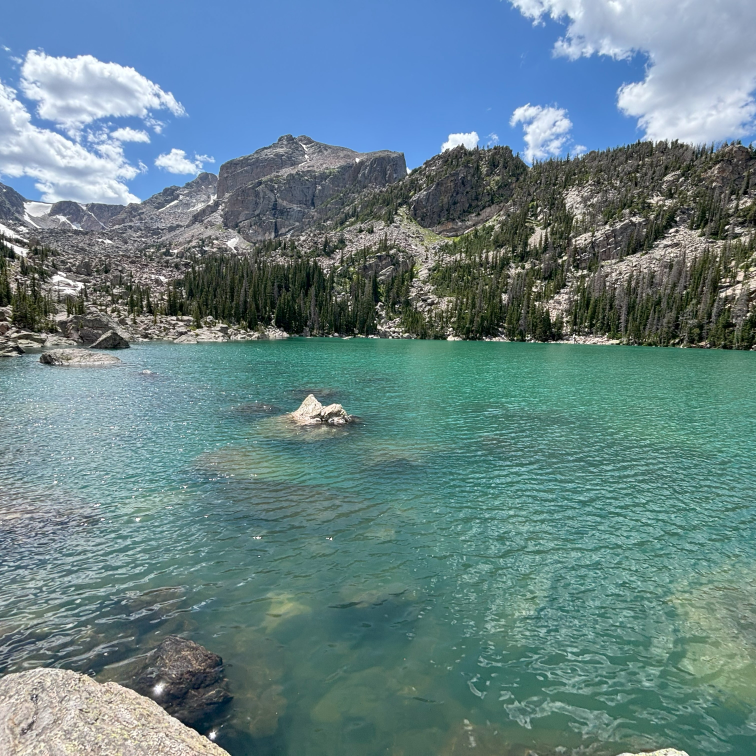
#> input picture photos/rockymountain/RM1.jpg, 3024 x 3024 px (shown at 1/4 size)
$ python build_photo_site.py
#> lines starting #> are read from the running program, lines starting #| are printed output that depends on the picture
"""Build the responsive photography index, gallery pages, and WebP assets.

Run from anywhere with:

    python tools/build_photo_site.py

The original photographs remain untouched. Browsing pages use responsive WebP
derivatives and load the original only as a fallback or when the lightbox opens.
"""

from __future__ import annotations

import argparse
import html
import json
import re
from pathlib import Path

from PIL import Image, ImageOps


ROOT = Path(__file__).resolve().parents[1]
PHOTOS_DIR = ROOT / "photos"
OPTIMIZED_DIR = PHOTOS_DIR / "optimized"
IMAGE_EXTENSIONS = {".jpg", ".jpeg", ".png"}
RESPONSIVE_WIDTHS = (640, 1440)

GALLERIES = (
    ("rockymountain", "Rocky Mountain", "RM1.jpg"),
    ("arches", "Arches", "ARCHES_SQ.jpg"),
    ("yellowstone", "Yellowstone", "Y_SQ.jpg"),
    ("grandteton", "Grand Teton", "GT_SQ.jpg"),
    ("sanddunes", "Great Sand Dunes", "SD_SQUARE.JPG"),
    ("grottos", "The Grottos", "GROTTOS_SQUARE.jpg"),
    ("canyonlands", "Canyonlands", "CL_SQUARE.JPG"),
    ("badlands", "Badlands", "BADLANDS_SQUARE3.JPG"),
    ("custer", "Custer State Park", "CUSTER_SQUARE2.JPG"),
    ("zion", "Zion", "ZION_SQUARE.jpg"),
    ("grandcanyon", "Grand Canyon", "GC_SQUARE.jpg"),
    ("yosemite", "Yosemite", "YSMT_SQUARE.JPG"),
    ("capitolreef", "Capitol Reef", "CR_SQUARE.jpg"),
    ("royalgorge", "Royal Gorge", "RG_SQUARE.JPG"),
    ("blackcanyon", "Black Canyon of the Gunnison", "BC_SQUARE.JPEG"),
    ("bluelakes", "Blue Lakes", "BL_SQUARE.JPEG"),
    ("bluesky", "Mount Blue Sky", "BS_SQUARE.JPEG"),
    ("maroonbells", "Maroon Bells", "MB_SQUARE.JPEG"),
    ("misccolorado", "Colorado Collection", "MC_SQUARE.JPEG"),
    ("stmarysglacier", "St. Mary's Glacier", "SMG_SQUARE.JPEG"),
)


def natural_key(path: Path) -> tuple[tuple[int, object], ...]:
    """Return a key that sorts 1, 1.5, 2, ... 10 in viewing order."""
    parts = re.split(r"(\d+(?:\.\d+)?)", path.stem.casefold())
    return tuple(
        (0, float(part)) if re.fullmatch(r"\d+(?:\.\d+)?", part) else (1, part)
        for part in parts
        if part
    )


def is_gallery_photo(path: Path) -> bool:
    return (
        path.is_file()
        and path.suffix.casefold() in IMAGE_EXTENSIONS
        and not re.search(r"(?:square|_sq)", path.stem, re.IGNORECASE)
    )


def webp_path(slug: str, source: Path, requested_width: int) -> Path:
    return OPTIMIZED_DIR / slug / f"{source.stem}-{requested_width}.webp"


def site_path(path: Path) -> str:
    return "/" + path.relative_to(ROOT).as_posix()


def prepare_image(image: Image.Image) -> Image.Image:
    image = ImageOps.exif_transpose(image)
    has_alpha = image.mode in {"RGBA", "LA"} or (
        image.mode == "P" and "transparency" in image.info
    )
    return image.convert("RGBA" if has_alpha else "RGB")


def build_image_record(slug: str, source: Path, write_images: bool) -> dict[str, object]:
#> called with slug = 'rockymountain', write_images = True
    with Image.open(source) as opened:
#> opened is the input picture: PIL image 3024x3024 RGB; mean R, G, B 102.6, 131.2, 135.8
        source_width, source_height = opened.size
#> source_width = 3024; source_height = 3024
        orientation = opened.getexif().get(274, 1)
#> orientation = 1
        if orientation in {5, 6, 7, 8}:
            source_width, source_height = source_height, source_width

        outputs = [webp_path(slug, source, width) for width in RESPONSIVE_WIDTHS]
        stale_outputs = [
            output
            for output in outputs
            if not output.exists() or output.stat().st_mtime < source.stat().st_mtime
        ]
        image = prepare_image(opened) if write_images and stale_outputs else None
#> in prepare_image, `has_alpha = image.mode in {"RGBA", "LA"} or ( image.mode == "P" and "t..`: has_alpha = False
        variants = []

        for requested_width, output in zip(RESPONSIVE_WIDTHS, outputs):
            output_width = min(source_width, requested_width)
            output_height = round(source_height * output_width / source_width)

            if image is not None and output in stale_outputs:
                output.parent.mkdir(parents=True, exist_ok=True)
                resized = image.copy()
                resized.thumbnail(
                    (requested_width, max(source_height, requested_width)),
                    Image.Resampling.LANCZOS,
                )
                resized.save(output, "WEBP", quality=82, method=4)

            variants.append({
                "src": site_path(output),
                "width": output_width,
                "height": output_height,
            })
#> this loop made 2 passes
#> pass 1, in build_image_record, `resized.save(output, "WEBP", quality=82, method=4)`:
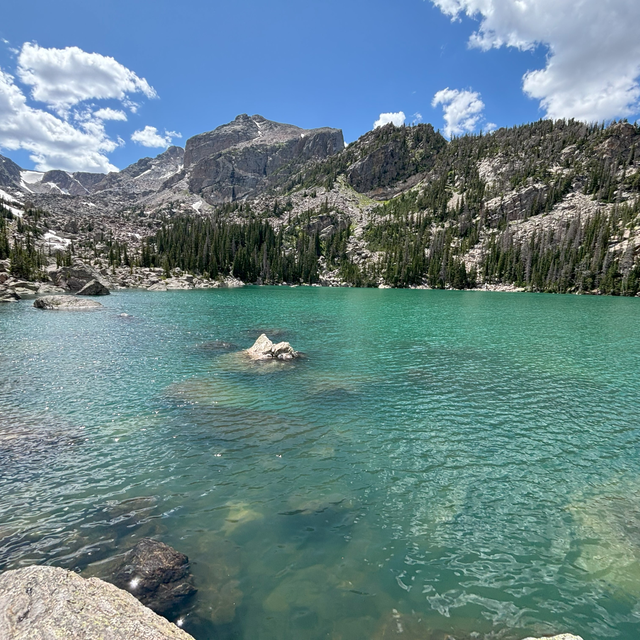
#> saved as RM1-640.webp: PIL image 640x640 RGB; mean R, G, B 102.7, 131.3, 135.9
#> after the loop, variants = 2 items

    # Avoid duplicate srcset descriptors for an unusually small source image.
    unique_variants = {variant["width"]: variant for variant in variants}
#> unique_variants = 2 items
    return {
        "src": site_path(source),
        "width": source_width,
        "height": source_height,
        "webp": list(unique_variants.values()),
    }


# [138 lines left out: functions render_picture, render_gallery_page, render_photo_index, not called in this run]


def build(write_images: bool) -> None:
    galleries = []
    processed_sources: dict[Path, dict[str, object]] = {}
    total_images = 0

    for slug, title, cover_name in GALLERIES:
        directory = PHOTOS_DIR / slug
        cover_source = directory / cover_name
        if not cover_source.exists():
            raise FileNotFoundError(f"Missing cover image: {cover_source}")

        sources = sorted((path for path in directory.iterdir() if is_gallery_photo(path)), key=natural_key)
        if not sources:
            raise RuntimeError(f"No gallery photographs found in {directory}")

        def record(source: Path) -> dict[str, object]:
            if source not in processed_sources:
                processed_sources[source] = build_image_record(slug, source, write_images)
            return processed_sources[source]

        photos = [record(source) for source in sources]
#> photos = 1 item
        cover = record(cover_source)
#> cover = 4 items
        total_images += len(photos)
#> total_images = 1
        galleries.append({
            "slug": slug,
            "title": title,
            "cover": cover,
            "photos": photos,
        })
        print(f"Prepared {title}: {len(photos)} photos")
#| Prepared Rocky Mountain: 1 photos
#> pass 2 of the loop in build, `for slug, title, cover_name in GALLERIES:`:
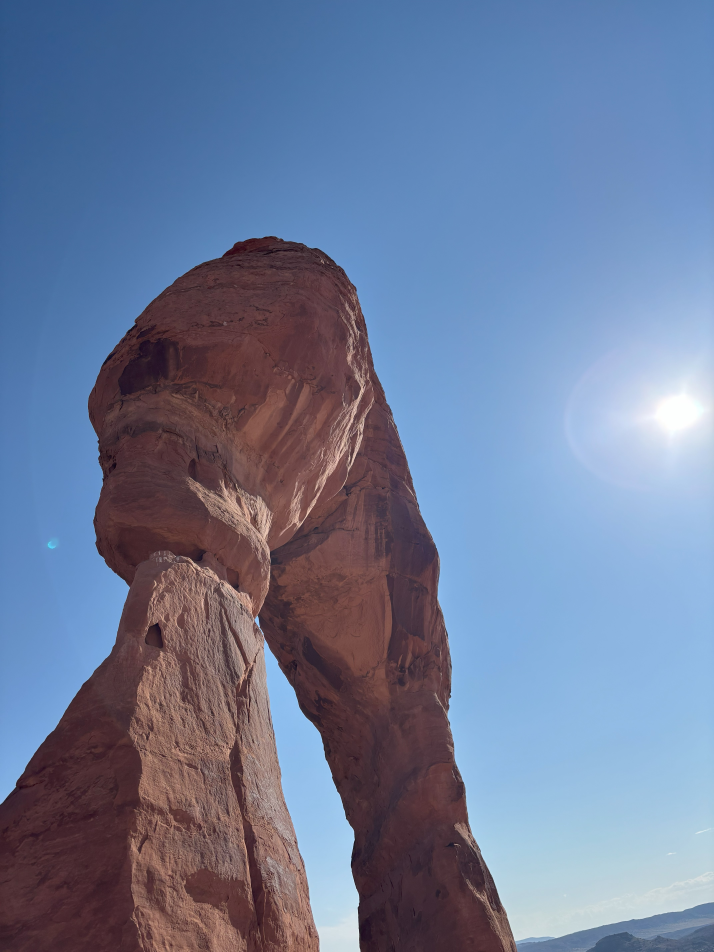
#> input picture photos/arches/ARCHES_2.jpg, 4284 x 5712 px (shown at 1/6 size)
#> in build_image_record, opened is the input picture: PIL image 4284x5712 RGB; mean R, G, B 109.1, 123.1, 153.3
#> stale_outputs = 2 items
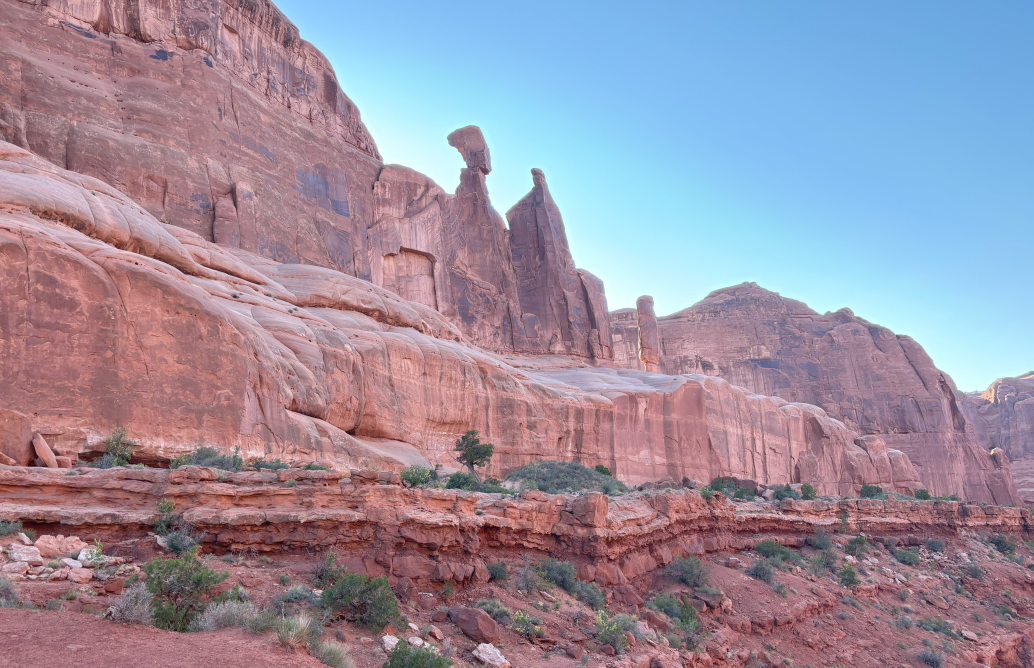
#> input picture photos/arches/ARCHES_5.jpg, 5168 x 3338 px (shown at 1/5 size)
#> in build_image_record, opened is the input picture: PIL image 5168x3338 RGB; mean R, G, B 154.4, 143.7, 160
#> photos = 3 items
#> the loop in build_image_record (call 5), `for requested_width, output in zip(RESPONSIVE_WIDTHS, outputs):` made 2 passes
#> pass 1, in build_image_record (call 5), `resized.save(output, "WEBP", quality=82, method=4)`:
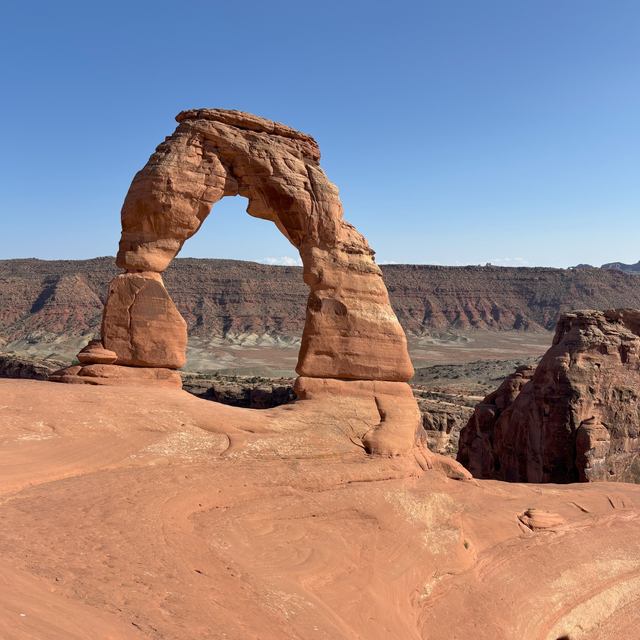
#> saved as ARCHES_SQ-640.webp: PIL image 640x640 RGB; mean R, G, B 150.4, 133.4, 135.1
#> total_images = 4
#| Prepared Arches: 3 photos

    manifest = {"galleries": galleries}
    (PHOTOS_DIR / "galleries.json").write_text(
        json.dumps(manifest, indent=2) + "\n",
        encoding="utf-8",
    )

    for gallery in galleries:
        output = PHOTOS_DIR / f"{gallery['slug']}.html"
        output.write_text(render_gallery_page(gallery), encoding="utf-8")

    (ROOT / "photos.html").write_text(render_photo_index(galleries), encoding="utf-8")
    print(f"Built {len(galleries)} collections with {total_images} gallery photos")


def main() -> None:
    parser = argparse.ArgumentParser(description=__doc__)
    parser.add_argument(
        "--skip-images",
        action="store_true",
        help="Regenerate HTML and metadata without writing WebP files.",
    )
    args = parser.parse_args()
    build(write_images=not args.skip_images)


if __name__ == "__main__":
#> (the run stopped early here; a loop or call above may not have finished)
